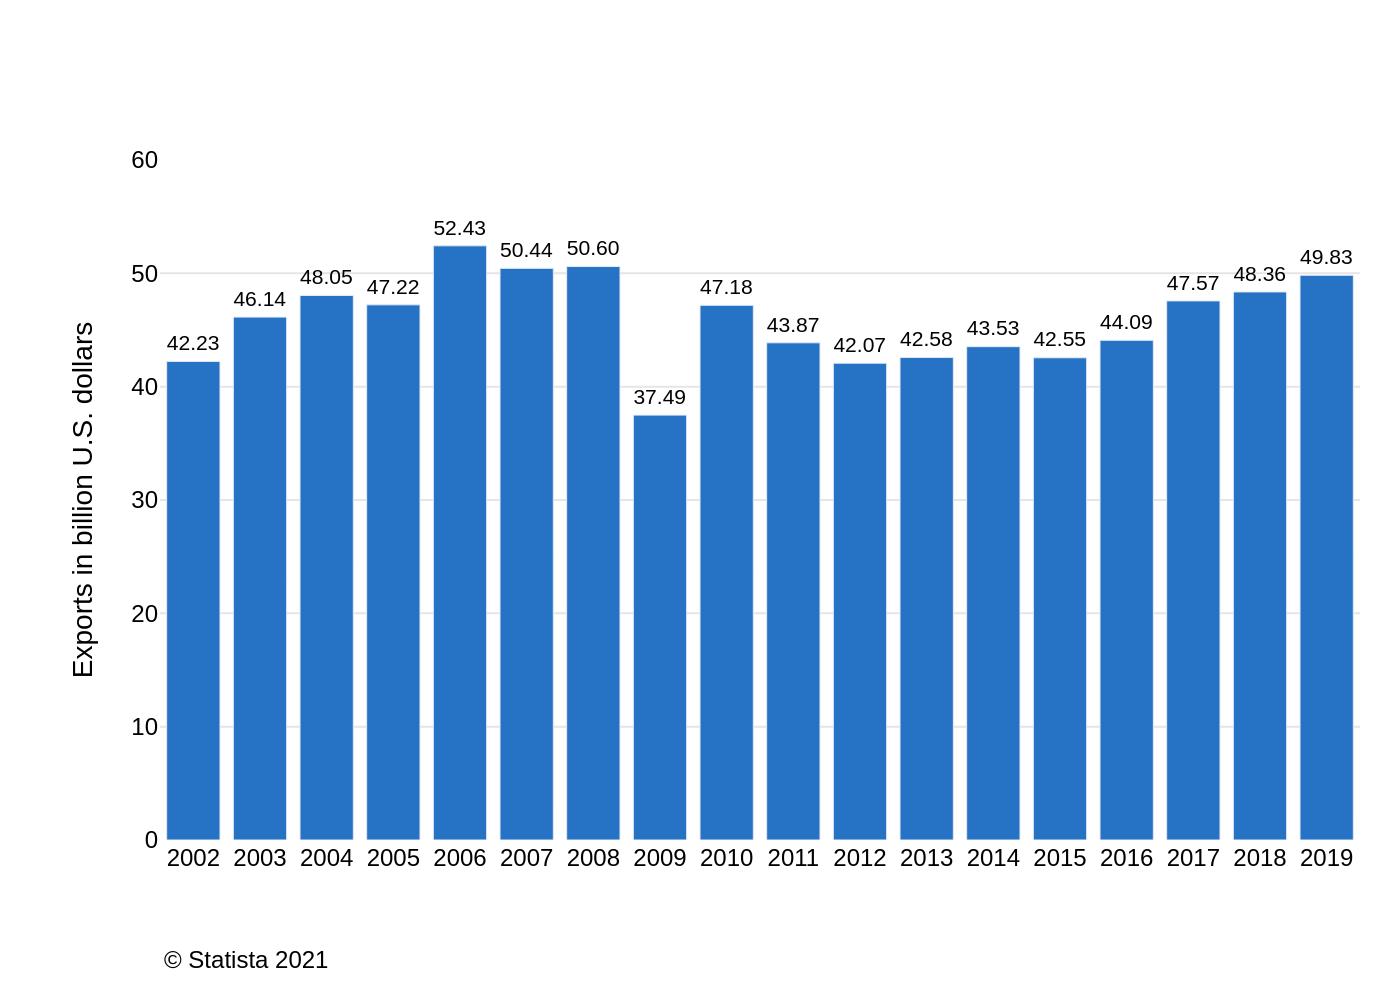

Python code for this plot:
import sys
import json
import plotly.graph_objects as go

# Check if the JSON file path is provided as a command-line argument
if len(sys.argv) != 2:
    print("Usage: python generate_chart.py <json_file_path>")
    sys.exit(1)

json_file_path = sys.argv[1]

# Derive the output filename from the input JSON path
output_filename = json_file_path.rsplit('.', 1)[0] + '.png'

# Load data from the specified JSON file
try:
    with open(json_file_path, 'r', encoding='utf-8') as f:
        chart_info = json.load(f)
except FileNotFoundError:
    print(f"Error: JSON file not found at {json_file_path}")
    sys.exit(1)
except json.JSONDecodeError:
    print(f"Error: Could not decode JSON from {json_file_path}")
    sys.exit(1)

# Extract data, texts, and colors from the loaded JSON
chart_data = chart_info.get('chart_data', [])
texts = chart_info.get('texts', {})
colors = chart_info.get('colors', [])

# Prepare data for Plotly
categories = [item['category'] for item in chart_data]
values = [item['value'] for item in chart_data]

# Create the figure
fig = go.Figure()

# Add the bar trace
fig.add_trace(go.Bar(
    x=categories,
    y=values,
    text=[f'{v:.2f}' for v in values],
    textposition='outside',
    marker_color=colors[0] if colors else None,
    cliponaxis=False # Ensures text labels are not cut off at the top
))

# Combine title and subtitle using HTML formatting
title_text = texts.get('title', '') or ''
subtitle_text = texts.get('subtitle', '') or ''
if title_text and subtitle_text:
    combined_title = f"<b>{title_text}</b><br><sub>{subtitle_text}</sub>"
else:
    combined_title = title_text or subtitle_text

# Update layout
fig.update_layout(
    title={
        'text': combined_title,
        'y':0.95,
        'x':0.5,
        'xanchor': 'center',
        'yanchor': 'top'
    },
    xaxis_title=texts.get('x_axis_title'),
    yaxis_title=texts.get('y_axis_title'),
    font=dict(
        family="Arial",
        size=12,
        color="black"
    ),
    plot_bgcolor='white',
    showlegend=False,
    xaxis=dict(
        showgrid=False,
        tickmode='array',
        tickvals=categories,
        ticktext=categories
    ),
    yaxis=dict(
        showgrid=True,
        gridcolor='#E5E5E5',
        range=[0, 60],
        dtick=10
    ),
    margin=dict(l=80, r=20, t=80, b=80),
    annotations=[
        dict(
            text=texts.get('source'),
            showarrow=False,
            xref='paper',
            yref='paper',
            x=0,
            y=-0.15,
            xanchor='left',
            yanchor='top',
            align='left'
        )
    ]
)

# Generate and save the image
fig.write_image(output_filename, scale=2)

print(f"Chart saved to {output_filename}")
